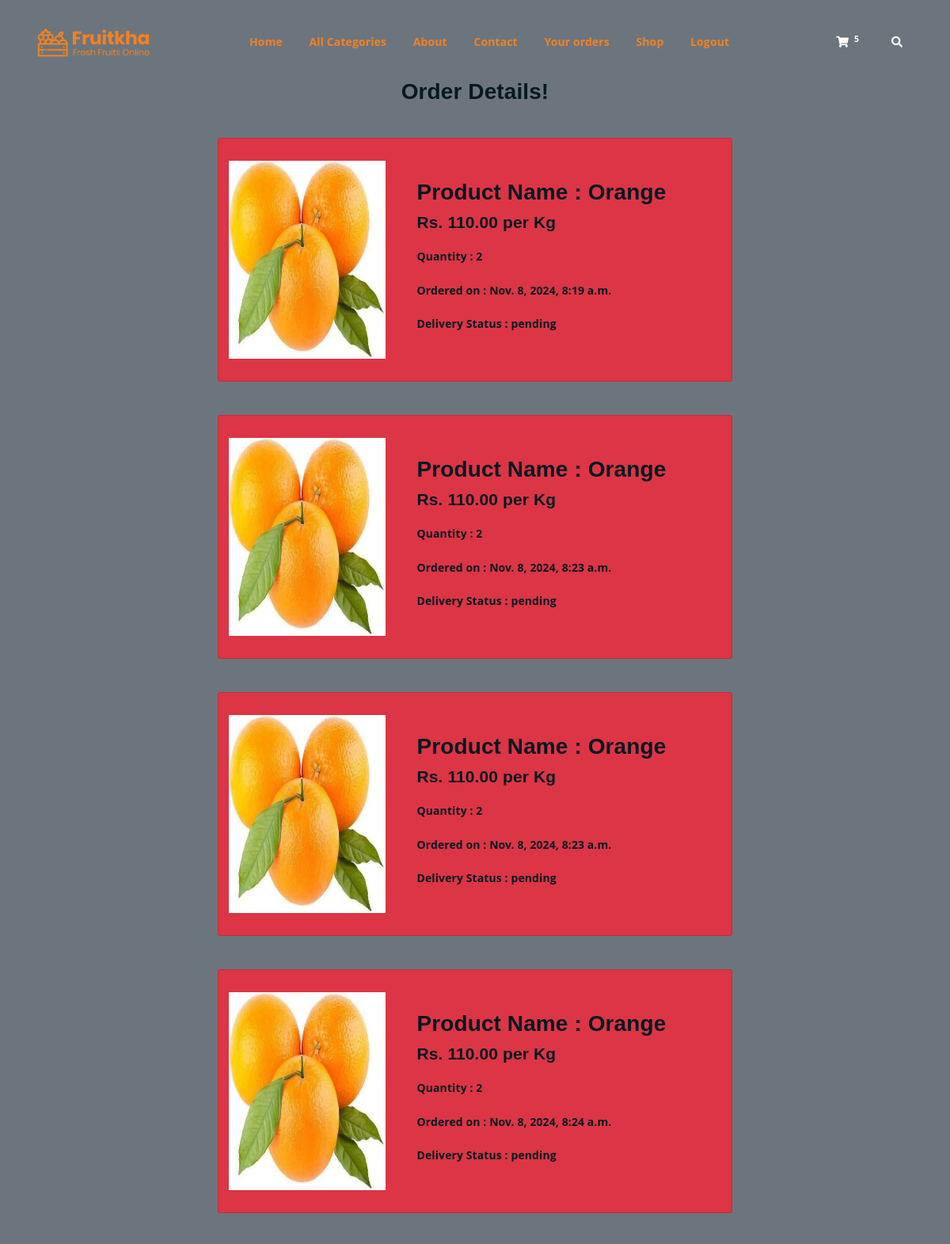
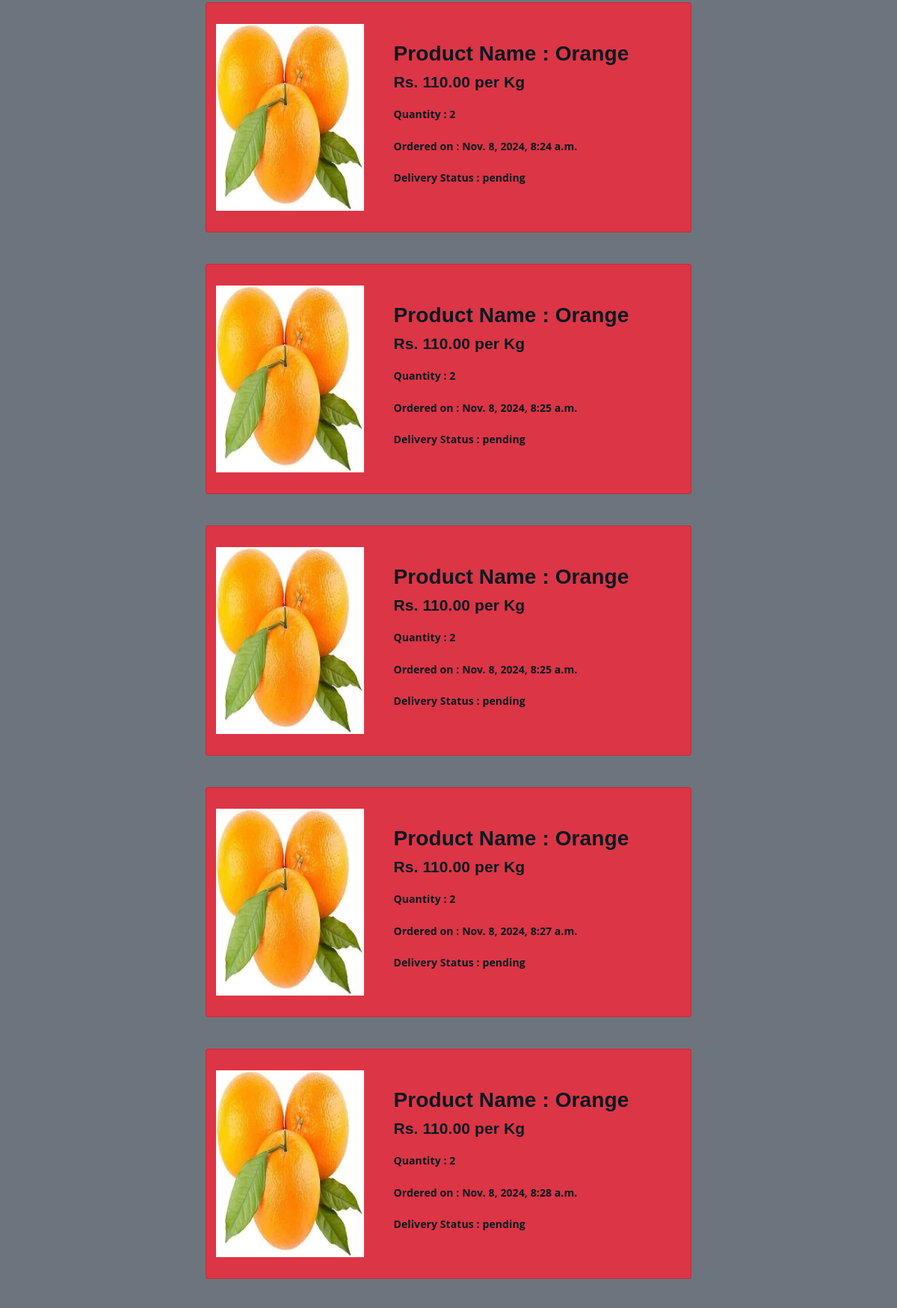
/cart/order_view (signed in, upper part), run on the app's committed database (2 pictures, top to bottom).
### cart/models.py (models this page shows)
class order_details(models.Model):
    product=models.ForeignKey(Product,on_delete=models.CASCADE)
    user=models.ForeignKey(User,on_delete=models.CASCADE)
    no_of_items=models.IntegerField()
    address=models.TextField()
    phone_no=models.BigIntegerField()
    pin=models.IntegerField()
    order_id=models.CharField(max_length=30,blank=True)
    order_date=models.DateTimeField(auto_now_add=True)
    payment_status=models.CharField(max_length=20,default='pending')
    delivery_status = models.CharField(max_length=20, default='pending')

### shop/models.py (models this page shows, shortened)
class Product(models.Model):
    name=models.CharField(max_length=20)
    desc=models.TextField()
    image=models.ImageField(upload_to='products')
    price=models.DecimalField(max_digits=10,decimal_places=2)
    stock=models.IntegerField()
    available=models.BooleanField(default=True)
    created=models.DateTimeField(auto_now_add=True)
    updated=models.DateTimeField(auto_now=True)
    category=models.ForeignKey(Category,on_delete=models.CASCADE)

### cart/views.py (the view)
# urls.py: path('order_view',views.order_view,name='order_view'),
@login_required()
def order_view(request):
    u=request.user
    o=order_details.objects.filter(user=u)
    print(o)
    context={'orders':o}
    return render(request,'order_view.html',context)

### cart/context_processors.py (called while the page is built)
def count_items(request):
    u=request.user
    count=0
    if request.user.is_authenticated:
        try:
            c=Cart.objects.filter(user=u)
            for i in c:
                count+=i.quantity
        except:
            count=0
    return {'c':count}

### shop/context_processors.py (called while the page is built)
def menu_links(request):
    c=Category.objects.all()
    return {'links':c}

### templates/order_view.html
{% extends 'base.html' %}
{% load static %}
{% block content %}
<div class="container-fluid bg-secondary">
<div style="height:100px;width:100%"></div>
<h3 style="text-align:center;">Order Details!</h3>
  {% for i in orders %}
    <div class="card mb-3 mt-5 mx-auto p-4 bg-danger" style="max-width: 650px;">
  <div class="row g-0">
    <div class="col-md-4 p-2">
      <img src="{{i.product.image.url}}" class="rounded-start" alt="..." height="250px" width="100%">
    </div>
    <div class="col-md-8 lh-lg ps-5">
      <div class="card-body mt-3 text-start fs-5">
        <h3 class="card-title"> Product Name : {{i.product.name}}</h3>
        <h4 class="card-text"><strong>Rs. {{i.product.price}}</strong> per Kg</h4>
        <p class="card-text"><strong>Quantity : {{i.no_of_items}}</strong></p>
        <p class="card-text"><strong>Ordered on : {{i.order_date}}</strong></p>
        <p class="card-text"><strong>Delivery Status : {{i.delivery_status}}</strong></p>
      </div>
    </div>
  </div>
</div>
  {% endfor %}
</div>
{% endblock %}

### static/assets/css/main.css (style rules this page uses)
html { font-size: 14px; font-weight: 400; line-height: 28px; height: 100%; }
body { font-family: "Open Sans", sans-serif; font-weight: 400; font-size: 1rem; letter-spacing: 0.1px; line-height: 1.8; color: #051922; overflow-x: hidden; }
body img { max-width: 100%; }
h1, .h1, h2, .h2, h3, .h3, h4, .h4, h5, .h5, h6, .h6 { font-family: "Poppins", sans-serif; font-weight: 700; margin: 0 0 1.25rem 0; color: #051922; }
h3, .h3 { font-size: 2rem; font-weight: 700; line-height: 2.25rem; }
h4, .h4 { font-size: 1.5rem; font-weight: 700; line-height: 1.75rem; }
p { font-family: "Open Sans", sans-serif; font-weight: 400; font-size: 1rem; letter-spacing: 0.1px; line-height: 1.8; color: #051922; margin: 0 0 1.25rem 0; }
p:last-child { margin: 0; }
html, body { height: 100%; }

### data on the page
order_details: product.image (picture), product.name "Orange", product.price "110.00", no_of_items "2", order_date "Nov. 8, 2024, 8:19 a.m.", delivery_status "pending"
order_details: product.image (picture), product.name "Orange", product.price "110.00", no_of_items "2", order_date "Nov. 8, 2024, 8:23 a.m.", delivery_status "pending"
order_details: product.image (picture), product.name "Orange", product.price "110.00", no_of_items "2", order_date "Nov. 8, 2024, 8:23 a.m.", delivery_status "pending"
order_details: product.image (picture), product.name "Orange", product.price "110.00", no_of_items "2", order_date "Nov. 8, 2024, 8:24 a.m.", delivery_status "pending"
order_details: product.image (picture), product.name "Orange", product.price "110.00", no_of_items "2", order_date "Nov. 8, 2024, 8:24 a.m.", delivery_status "pending"
order_details: product.image (picture), product.name "Orange", product.price "110.00", no_of_items "2", order_date "Nov. 8, 2024, 8:25 a.m.", delivery_status "pending"
order_details: product.image (picture), product.name "Orange", product.price "110.00", no_of_items "2", order_date "Nov. 8, 2024, 8:25 a.m.", delivery_status "pending"
order_details: product.image (picture), product.name "Orange", product.price "110.00", no_of_items "2", order_date "Nov. 8, 2024, 8:27 a.m.", delivery_status "pending"
order_details: product.image (picture), product.name "Orange", product.price "110.00", no_of_items "2", order_date "Nov. 8, 2024, 8:28 a.m.", delivery_status "pending"

### other printed values
{{ c }} "5"
